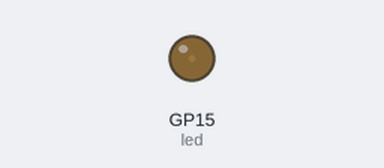
Recording of a program running on a simulated Raspberry Pi Pico running MicroPython. Shown: output pins drawn as LEDs (lit = HIGH).

Above: at 0.05 s.
At 0.9 s:
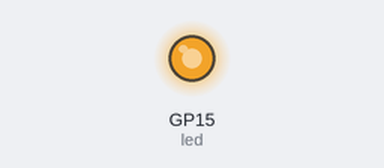
At 1.35 s:
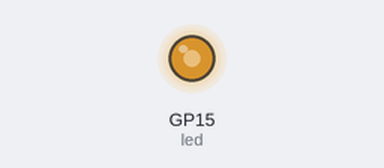
At 1.75 s:
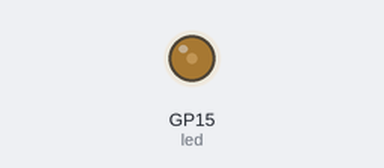
Timing chart, 0 to 4.6 s (numbered marks = the images above):
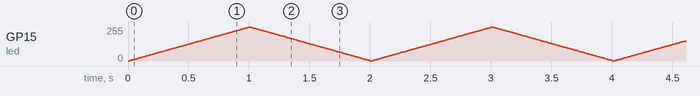

The program:

LED_puls.py
```python
# LED_puls.py
from picozero import LED
from time import sleep

led = LED(15)

while 1:
    for i in range(0,100):
        led.brightness = i/100.0
        sleep(0.01)
    for i in range(100,0,-1):
        led.brightness = i/100.0
        sleep(0.01)
```
